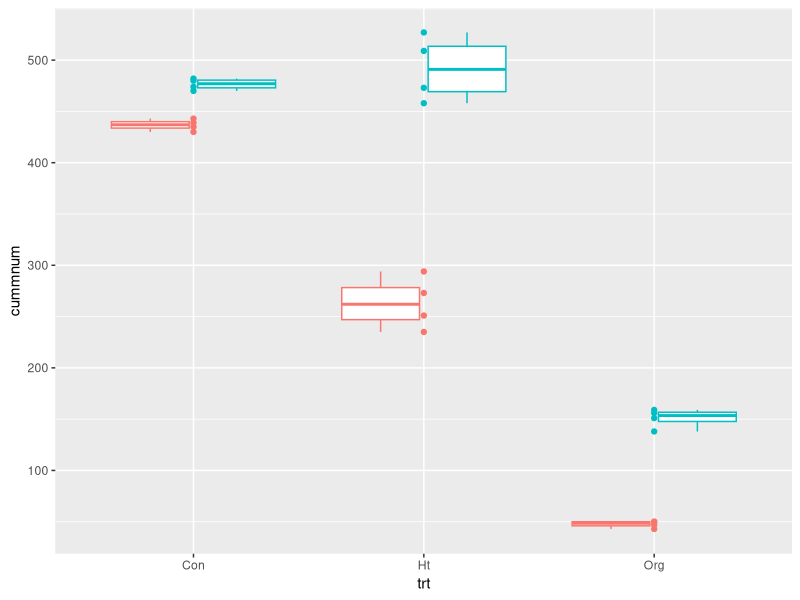
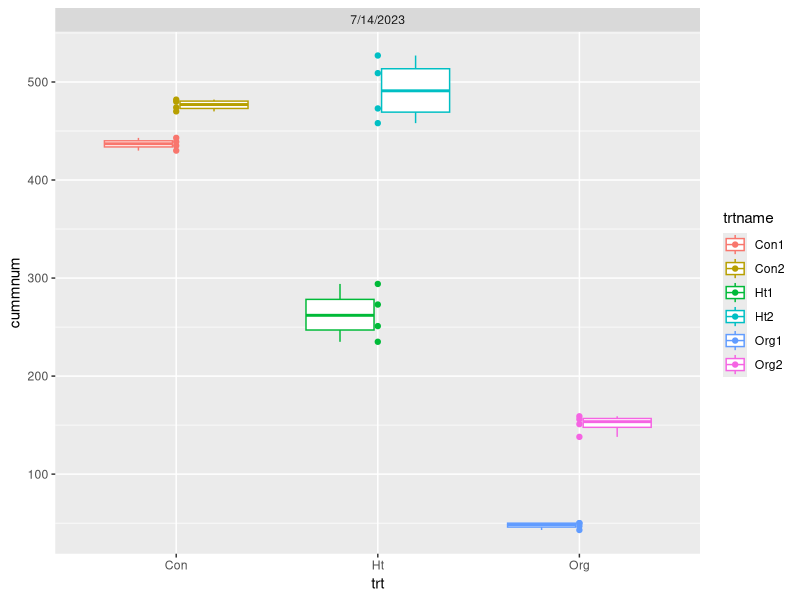
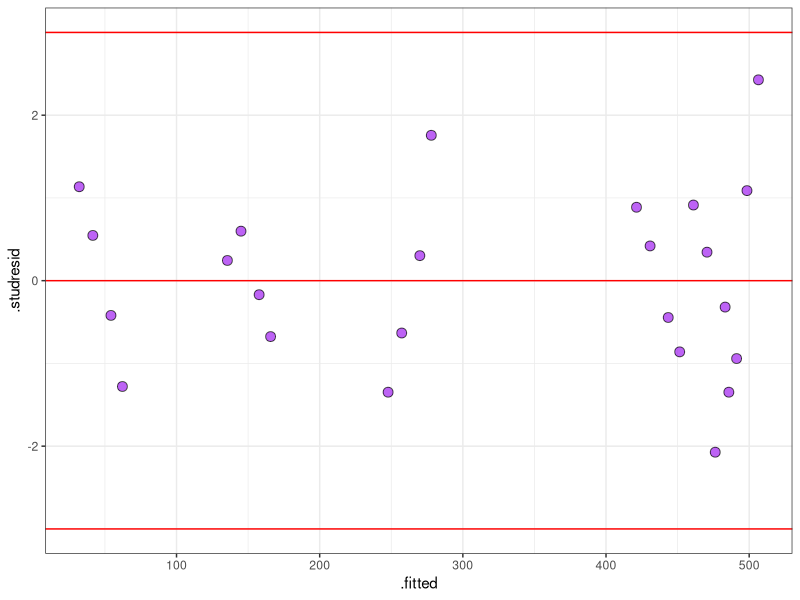
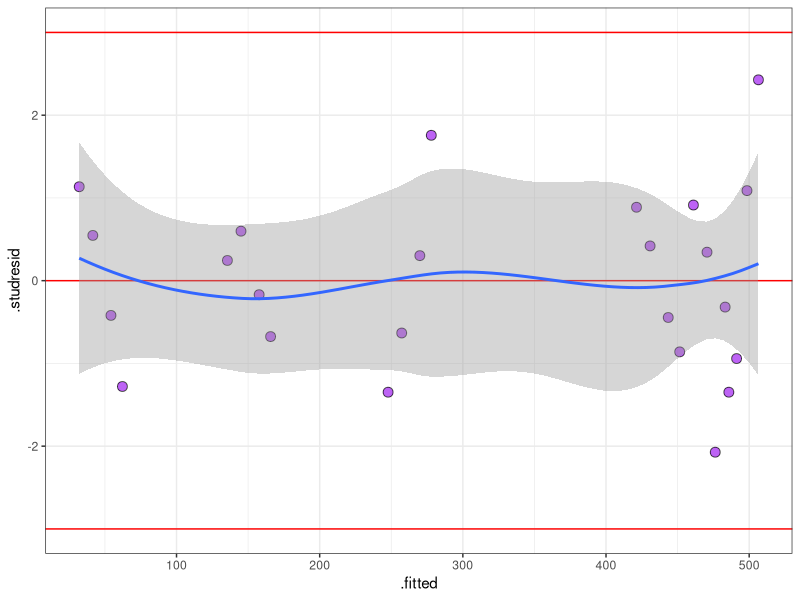
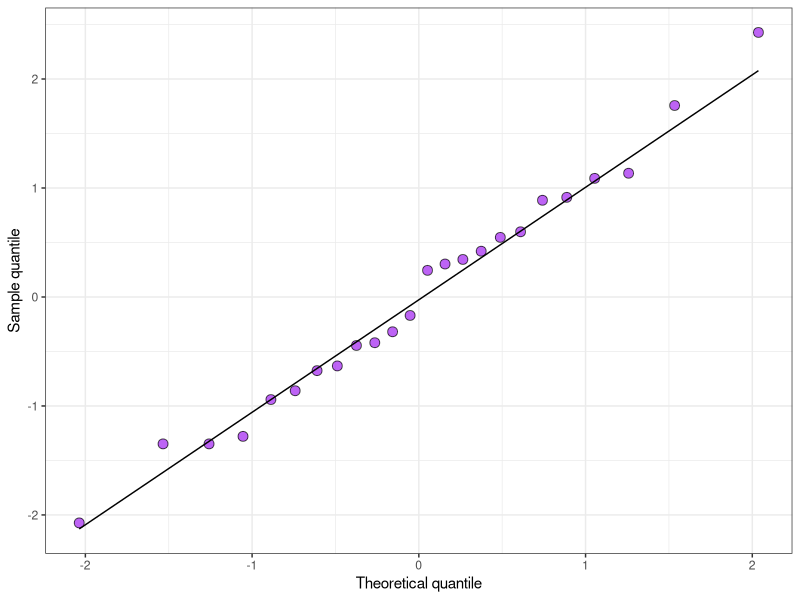
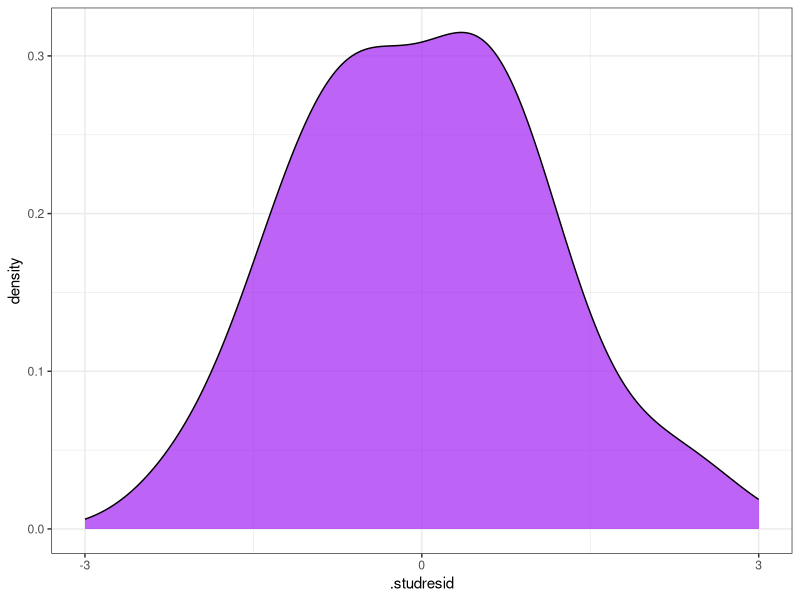
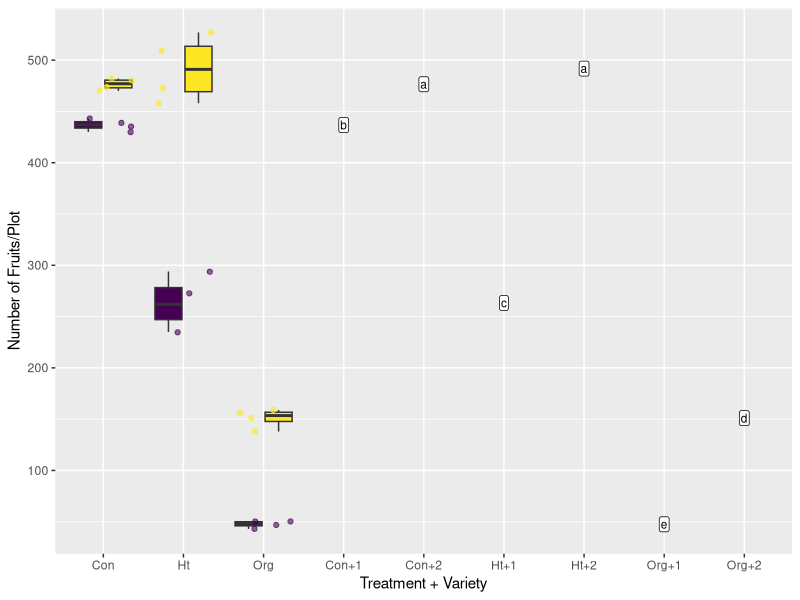

The R script that drew these images, in order: (Note: this script raises an error after producing the figures.)
## ---- chunk 1
library(tidyverse) # for data wrangling and plotting
library(car) # for Anova function
library(lme4)
library(broom) # for model residuals extraction
library(emmeans) # for model mean extraction
library(multcomp) # for pairwise comparison letter display
# install.packages("multcompView")
library(multcompView)
library(reshape2)
## ---- chunk 2
yielddat <- read_csv("../data/tomato_7_14_23.csv")

yielddat
## ---- chunk 3
summary(yielddat)
## ---- chunk 4
yielddatw <- yielddat %>%
  mutate(rep = factor(rep),
         var = factor(variety),
         trt = factor(trtmt)
         ) %>%
  dplyr::select(c(date, rep, var, plot, trt, trtname, cummnum))

yielddatw
## ---- chunk 5
ggplot(yielddatw, aes(x = trt, 
                    y = cummnum,
                    color = var)) +
  geom_boxplot() +
  geom_point() +
  theme(legend.position = "none") +
    theme()
## ---- chunk 6
ggplot(yielddatw, aes(x = trt, 
                    y = cummnum,
                    color = trtname)) +
  geom_boxplot() +
  geom_point() +
  facet_grid(.~date) # tilde controls what axis the facets are laid out on; krate_kgha~. would transpose; nrate_kgha~krate_kgha would create a different facet for each treatment category
  theme(legend.position = "none")
## ---- chunk 7
options(contrasts = c("contr.sum", "contr.poly"))
yielddatw

# Model fitting
cummnum_mod <- lm(cummnum ~ rep + trt*var, # rep + is functionally the only coding difference between a CRD and a RCBD design)
               data = yielddatw)
cummnum_mod

# Summary
summary(cummnum_mod)
## ---- chunk 8
Anova(cummnum_mod, type=3)

## ---- chunk 9
cummnum_resid <- augment(cummnum_mod) %>%
  mutate(.studresid=rstudent(cummnum_mod))

cummnum_resid
## ---- chunk 10
ggplot(cummnum_resid, aes(x=.fitted, y=.studresid))+
  geom_hline(yintercept = 0, color="red")+
  geom_point(shape = 21,
             fill = "purple", 
             size = 3,
             alpha = .7)+
  #geom_smooth()+
  geom_hline(yintercept = c(-3,3), color = "red")+
  theme_bw()
## ---- chunk 11
ggplot(cummnum_resid, aes(x=.fitted, y=.studresid))+
  geom_hline(yintercept = 0, color="red")+
  geom_point(shape = 21,
             fill = "purple", 
             size = 3,
             alpha = .7)+
  geom_smooth()+
  geom_hline(yintercept = c(-3,3), color = "red")+
  theme_bw()
## ---- chunk 12
ggplot(cummnum_resid, aes(sample=.studresid))+
  stat_qq(  shape = 21,
            fill = "purple", 
            size = 3,
            alpha = .7
  )+
  stat_qq_line()+
  labs(x = "Theoretical quantile",
       y = "Sample quantile")+
  theme_bw()
## ---- chunk 13
ggplot(cummnum_resid, aes(x=.studresid))+
  geom_density(color = "black",
               fill = "purple",
               alpha = .7)+
  scale_x_continuous(breaks = c(-3,0,3), limits = c(-3,3))+
  theme_bw()

## ---- chunk 14
cummnum_means_all <- emmeans(cummnum_mod,
                          ~trt:var)

cummnum_means_all
## ---- chunk 15
cummnum_cld_all <- cld(cummnum_means_all, 
                   reversed=T, 
                   adjust="none",
               Letters=letters,
               alpha = 0.05)

cummnum_cld_all
## ---- chunk 16
cummnum_cld_selected <- cummnum_cld_all %>%
  as.data.frame() %>%
  mutate(letter = trimws(.group)) %>% 
  mutate(trtname = paste0(trt, "+", var))
  

cummnum_cld_selected
## ---- chunk 17
ggplot() +
  geom_boxplot(data = yielddatw,
               aes(x = trt,
                   y = cummnum,
                   fill = var,
                   #color = nrate_kgha,
                   )
               ) +
geom_jitter(data = yielddatw,
            aes(x = trt,
                y = cummnum,
                color = var),
            alpha = 0.6) +
  geom_label(data = cummnum_cld_selected,
            aes(x = trtname,
                y = emmean,
                label = letter),
            size = 3,
            label.padding = unit(.1, "lines")) +
  labs(x = "Treatment + Variety",
       y = "Number of Fruits/Plot") +
  scale_fill_viridis_d() +
  scale_color_viridis_d() +
  theme(legend.position = "none")
  
#ggsave("../output/rcbd_means.png",
#       height = 4,
#       width = 6)

## ---- chunk 18
write.csv(yield_cld_selected, "../output/letters_8_3_23dfdf.csv")
